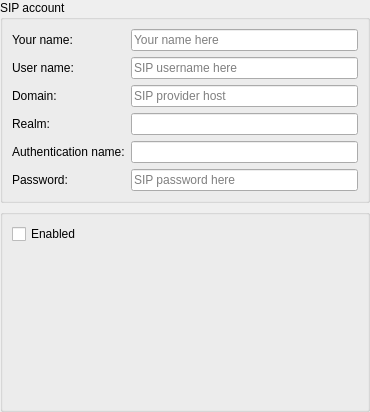
           <widget class="QWidget" name="scrollAreaWidgetContents">
            <property name="geometry">
             <rect>
              <x>0</x>
              <y>0</y>
              <width>370</width>
              <height>412</height>
             </rect>
            </property>
            <layout class="QGridLayout" name="gridLayout_28">
             <property name="leftMargin">
              <number>0</number>
             </property>
             <property name="topMargin">
              <number>0</number>
             </property>
             <property name="rightMargin">
              <number>0</number>
             </property>
             <property name="bottomMargin">
              <number>0</number>
             </property>
             <item row="0" column="0">
              <layout class="QVBoxLayout" name="verticalLayout_2">
               <item>
                <widget class="QGroupBox" name="groupBox">
                 <property name="title">
                  <string>SIP account</string>
                 </property>
                 <layout class="QVBoxLayout" name="verticalLayout_3">
                  <item>
                   <layout class="QGridLayout" name="gridLayout_5">
                    <item row="2" column="0">
                     <widget class="QLabel" name="label_5">
                      <property name="text">
                       <string>Domain:</string>
                      </property>
                     </widget>
                    </item>
                    <item row="0" column="1">
                     <widget class="ExtLineEdit" name="leDisplayName">
                      <property name="placeholderText">
                       <string>Your name here</string>
                      </property>
                     </widget>
                    </item>
                    <item row="2" column="1">
                     <widget class="ExtLineEdit" name="leDomain">
                      <property name="placeholderText">
                       <string>SIP provider host</string>
                      </property>
                     </widget>
                    </item>
                    <item row="1" column="0">
                     <widget class="QLabel" name="label_3">
                      <property name="text">
                       <string>User name:</string>
                      </property>
                     </widget>
                    </item>
                    <item row="3" column="0">
                     <widget class="QLabel" name="label_6">
                      <property name="text">
                       <string>Realm:</string>
                      </property>
                     </widget>
                    </item>
                    <item row="4" column="0">
                     <widget class="QLabel" name="label_7">
                      <property name="text">
                       <string>Authentication name:</string>
                      </property>
                      <property name="wordWrap">
                       <bool>true</bool>
                      </property>
                     </widget>
                    </item>
                    <item row="3" column="1">
                     <widget class="ExtLineEdit" name="leRealm"/>
                    </item>
                    <item row="4" column="1">
                     <widget class="ExtLineEdit" name="leAuthName"/>
                    </item>
                    <item row="0" column="0">
                     <widget class="QLabel" name="label_2">
                      <property name="text">
                       <string>Your name:</string>
                      </property>
                     </widget>
                    </item>
                    <item row="1" column="1">
                     <widget class="ExtLineEdit" name="leUserId">
                      <property name="placeholderText">
                       <string>SIP username here</string>
                      </property>
                     </widget>
                    </item>
                    <item row="5" column="0">
                     <widget class="QLabel" name="label_4">
                      <property name="text">
                       <string>Password:</string>
                      </property>
                     </widget>
                    </item>
                    <item row="5" column="1">
                     <widget class="ExtLineEdit" name="lePassword">
                      <property name="echoMode">
                       <enum>QLineEdit::PasswordEchoOnEdit</enum>
                      </property>
                      <property name="placeholderText">
                       <string>SIP password here</string>
                      </property>
                     </widget>
                    </item>
                   </layout>
                  </item>
                 </layout>
                </widget>
               </item>
               <item>
                <widget class="QGroupBox" name="groupBox_6">
                 <property name="title">
                  <string/>
                 </property>
                 <layout class="QVBoxLayout" name="verticalLayout_5">
                  <item>
                   <layout class="QGridLayout" name="gridLayout_29">
                    <item row="0" column="0">
                     <widget class="QCheckBox" name="chkbAccEnabled">
                      <property name="text">
                       <string>Enabled</string>
                      </property>
                     </widget>
                    </item>
                   </layout>
                  </item>
                  <item>
                   <spacer name="verticalSpacer_2">
                    <property name="orientation">
                     <enum>Qt::Vertical</enum>
                    </property>
                    <property name="sizeHint" stdset="0">
                     <size>
                      <width>20</width>
                      <height>40</height>
                     </size>
                    </property>
                   </spacer>
                  </item>
                 </layout>
                </widget>
               </item>
              </layout>
             </item>
            </layout>
           </widget>
